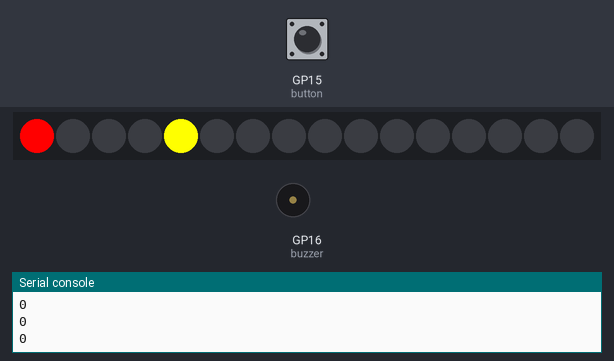
Simulated run of this program. Board: Raspberry Pi Pico running MicroPython. Shown: 16 RGB LEDs in strip order, left to right, buzzer (waves = sounding), the last lines printed to the serial console. The test bench sets the inputs (shaded band); at power-on: GP15 (button) LOW. Random numbers come from a fixed seed.

Above: at 1.29 s.
1.3 s: GP15 (button) pulled HIGH for 0.15 s
At 1.7 s:
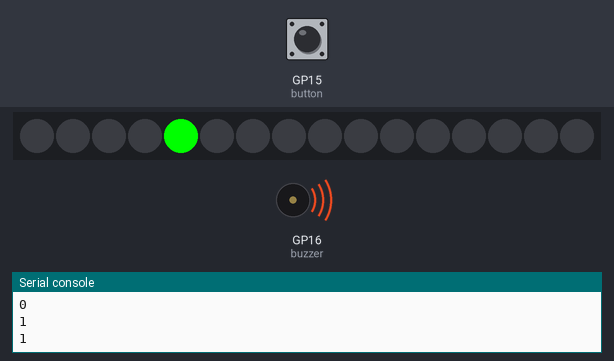
2.0 s: GP15 (button) pulled HIGH for 0.15 s
At 2.68 s:
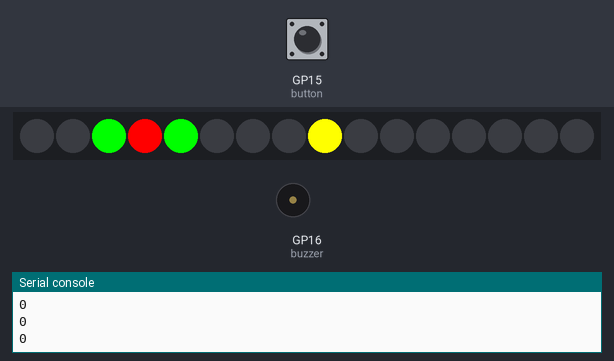
2.7 s: GP15 (button) pulled HIGH for 1 s
At 3.1 s:
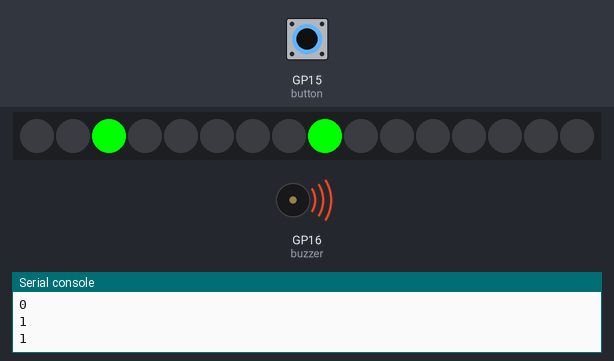
Timing chart, 0 to 5.7 s (numbered marks = the images above; inputs shaded):
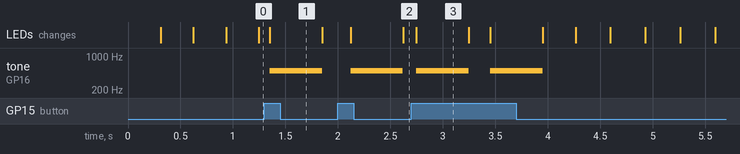

The program:

pico_cyclone_game.py
```python
from machine import Pin, PWM
import neopixel
import time
import random

button = Pin(15, Pin.IN, Pin.PULL_DOWN)
buzzer = PWM(Pin(16))
buzzer.freq(500)

np = neopixel.NeoPixel(machine.Pin(17), 16)

target = random.randint(0,15)
speed = round(random.uniform(0.01, 0.03),2)

while True:

    for i in range(0, 15):
        print(button.value())
        np[i] = (255,0,0)
        np[target] = (255,255,0)
        np.write()
        time.sleep(speed)
        np[i] = (0,0,0)

        while button.value() == 1 and i == target:
            np[target] = (0,255,0)
            np.write()
            buzzer.duty_u16(1000)
            time.sleep(0.5)
            buzzer.duty_u16(0)

            target = random.randint(0,15)
```

Measured:
- after the input at 1.3 s, tone on GP16 (buzzer): silent → 500 Hz after 0.05 s, → silent 0.50 s later
- after the input at 2.0 s, tone on GP16 (buzzer): silent → 500 Hz after 0.12 s, → silent 0.50 s later
- after the input at 2.7 s, tone on GP16 (buzzer): alternates 500 Hz for 0.50 s and silent for 0.21 s, 4 changes in all, then stays silent, starting after 0.05 s
- what the display in image 3 shows lasts 0.5 s, from 2.7 s to 3.2 s
